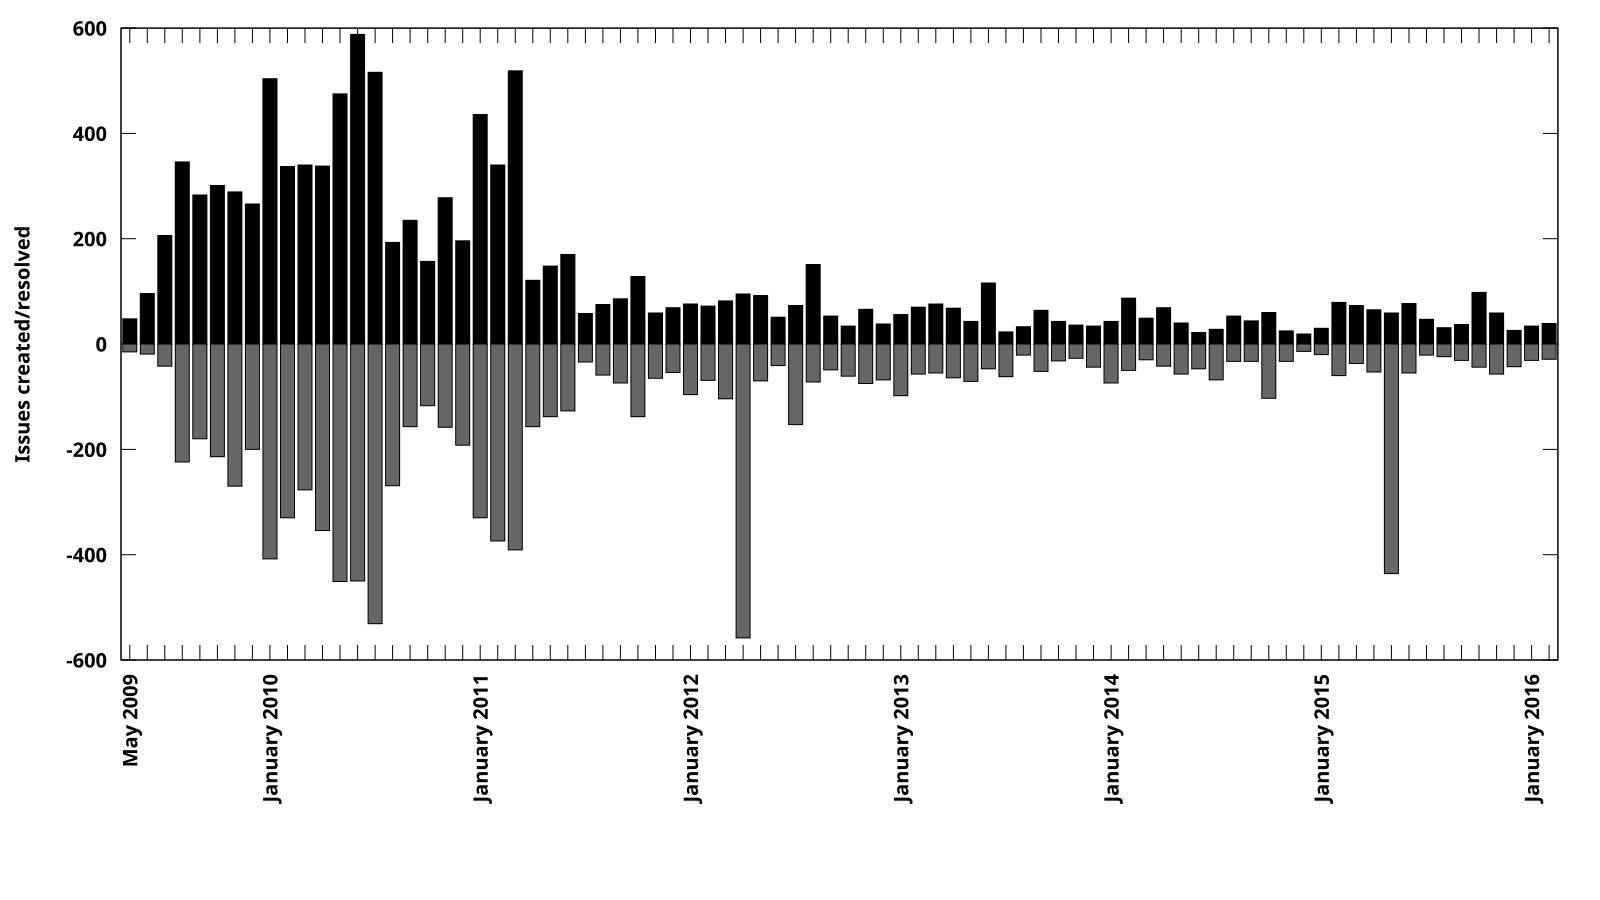

This figure's gnuplot source:
set terminal svg size 1600,900
set terminal svg size 1600,900 standalone fname 'Sans bold' fsize 20
set output 'plot.svg'
set boxwidth 0.8
set style fill solid 1.0 border -1
set ylabel "Issues created/resolved"
set xtics rotate
set bmargin 8
plot 'issues.per.month.y.dat' using 2:xticlabels(1) with boxes lt rgb "#000000" notitle, \
	'issues.per.month.y.dat' using (-$3):xticlabels(1) with boxes lt rgb "#666666" notitle
